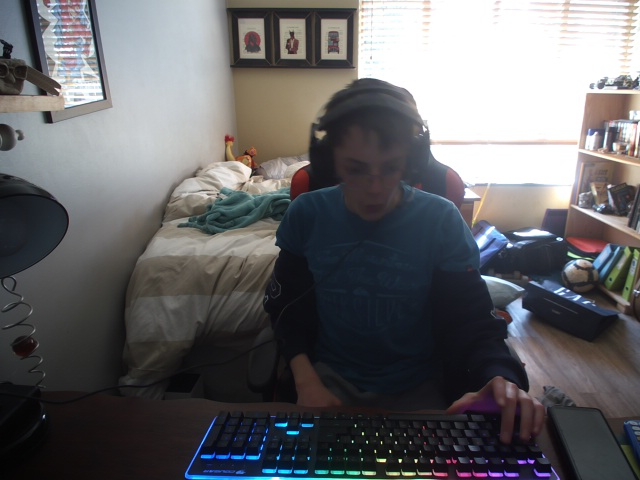
#> input picture data/20210711_112430.png, 640 x 480 px, given in place of the camera
$ python -i img_editor.py   (imports and definitions only)
#> lines starting #> are read from the running program, lines starting #| are printed output that depends on the picture
#> further down, picture is the input picture: shape (480, 640, 3); mean B, G, R 103.1, 100.7, 100.8
### data/TimeClass.py
# timer.py

import time


class TimerError(Exception):
    """A custom exception used to report errors in use of Timer class"""


class Timer:
    def __init__(self):
        self._start_time = None
        self.elapsed_time = None

    # [14 lines left out: functions start, stop, not called in this run]

### data/img_editor.py
import numpy as np
import cv2
# import imageio
import scipy.ndimage
import time
from datetime import datetime
# import requests
import pandas
# import os
from TimeClass import Timer
import math


class ImgDraw:
    def __init__(self, img):
        self.img = img
        self.img_a = self.img

    def grayscale(self):
        return np.dot(self.img_a[..., :3], [1, 1, 1])

    # [17 lines left out: functions dodge, draw, fun, not called in this run]

    def graye(self):
        gray = self.img_a.T
        self.img_a = gray[-1::].T

    def gray(self):
        self.img_a = cv2.cvtColor(self.img_a, cv2.COLOR_BGR2GRAY)

    def reverse(self):
        self.img_a = np.flipud(self.img_a)

    def save(self, name):
        cv2.imwrite(name + ".png", self.img_a)

    def resize(self, width, height):
        self.img_a = cv2.resize(self.img_a, (width, height))

    def reset(self):
        self.img_a = self.img

    # [4 lines left out: function mirror, not called in this run]


class FaceDetection:
    def __init__(self):
        self.status_list = []
        self.times = []
        self.counter = Timer()
        self.df = pandas.DataFrame(columns=["Date", "Day", "Start", "End", "Times"])

    # [53 lines left out: functions detect_face, save, not called in this run]


class MovementDetection:
    def __init__(self):
        self.first = None
        self.status_list = []
        self.times = []
        self.counter = Timer()
        self.df = pandas.DataFrame(columns=["Date", "Day", "Start", "End", "Times"])

    def detect_move(self, img):

        gray = cv2.cvtColor(img, cv2.COLOR_BGR2GRAY)
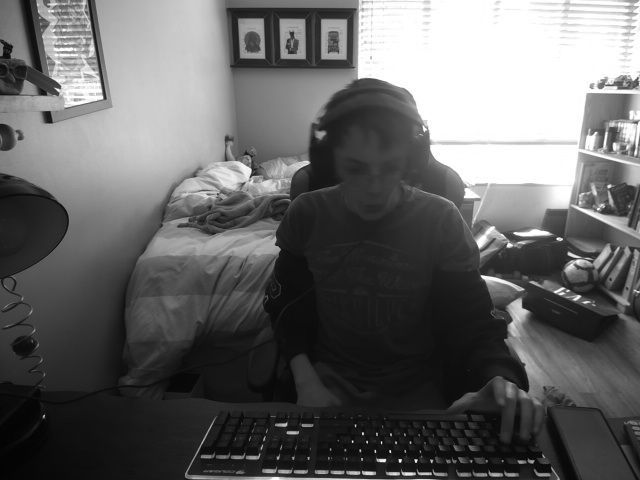
#> gray: shape (480, 640); min 2, max 255, mean 101
        gray = cv2.GaussianBlur(gray, (21, 21), 0)
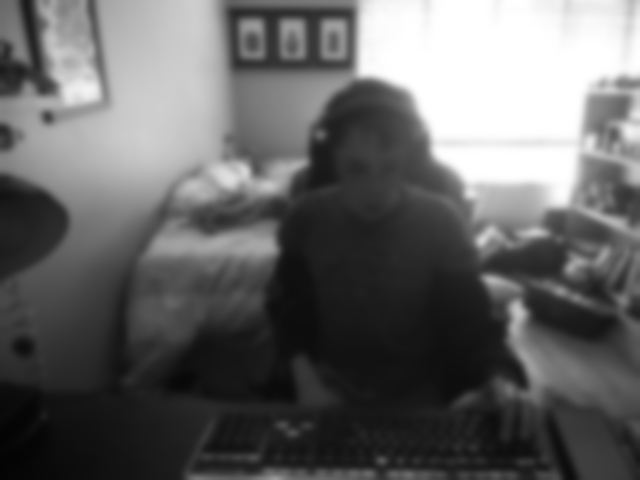
#> gray: shape (480, 640); min 3, max 255, mean 100.9
        status = 0

        if self.first is None:
            self.first = gray

        delta = cv2.absdiff(self.first, gray)
#> delta: shape (480, 640); every value is 0
        thresh = cv2.threshold(delta, 30, 255, cv2.THRESH_BINARY)[1]
        thresh = cv2.dilate(thresh, None, iterations=2)

        (cnts, _) = cv2.findContours(thresh.copy(), cv2.RETR_EXTERNAL, cv2.CHAIN_APPROX_SIMPLE)
#> cnts = []
        for c in cnts:
            if cv2.contourArea(c) < 10000:
                continue
            status = 1
            (x, y, w, h) = cv2.boundingRect(c)
            cv2.rectangle(img, (x, y), (x + w, y + h), (0, 0, 255), 3)
#> this loop made 0 passes

        if len(self.status_list) > 1:
            if self.status_list[-1] == 1 and self.status_list[-2] == 0:
                self.times.append(datetime.now().strftime("%x"))
                self.times.append(datetime.now().strftime("%a"))
                self.times.append(datetime.now())
                self.counter.start()
            if self.status_list[-1] == 0 and self.status_list[-2] == 1:
                self.times.append(datetime.now())
                self.counter.stop()
                self.times.append(math.ceil(self.counter.elapsed_time))

        self.status_list.append(status)

    # [10 lines left out: function save, not called in this run]


class Video:
    def __init__(self):
        self.url = ""
        self.running = True
        self.video = cv2.VideoCapture(0)
        self.detect = [False, True]
        self.frame = self.video.read()
        self.mask = None

        self.face = FaceDetection()
        self.move = MovementDetection()

    # [72 lines left out: function run, not called in this run]


video = Video()
# [1 line not run here, left out]

>>> import cv2
>>> picture = cv2.imread('20210711_112430.png')
>>> result = MovementDetection().detect_move(picture)
